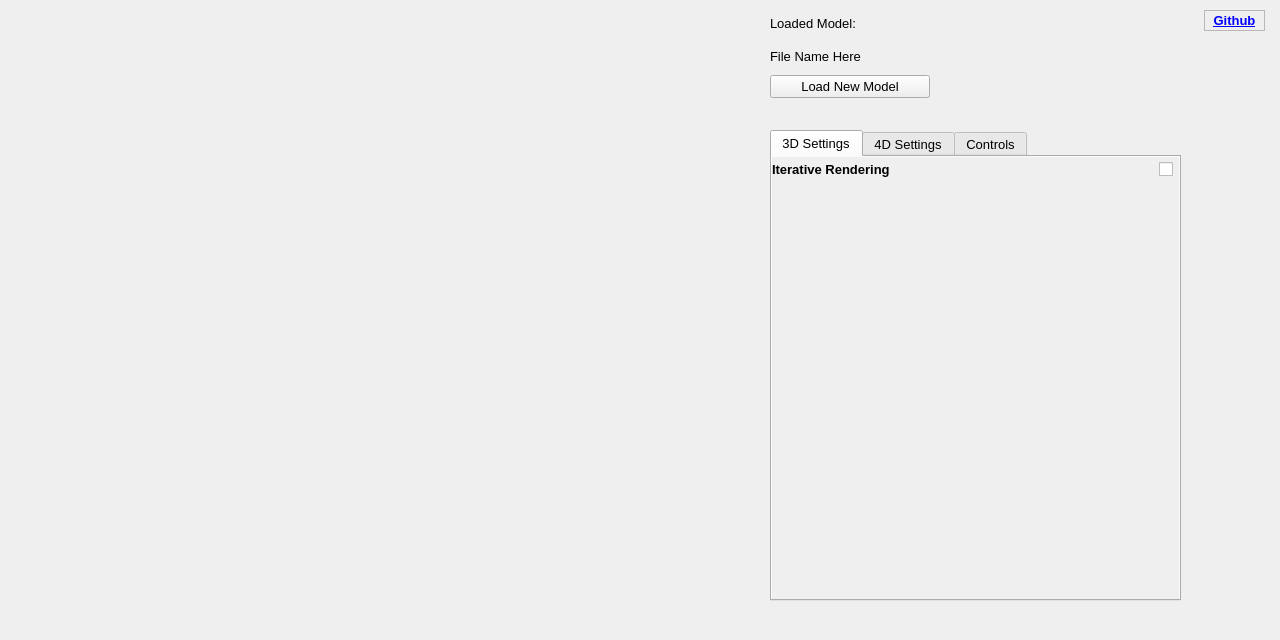
<?xml version="1.0" encoding="UTF-8"?>
<ui version="4.0">
 <class>Viewport</class>
 <widget class="QWidget" name="Viewport">
  <property name="geometry">
   <rect>
    <x>0</x>
    <y>0</y>
    <width>1280</width>
    <height>640</height>
   </rect>
  </property>
  <property name="font">
   <font>
    <pointsize>10</pointsize>
   </font>
  </property>
  <property name="windowTitle">
   <string>Form</string>
  </property>
  <widget class="QWidget" name="gridLayoutWidget">
   <property name="geometry">
    <rect>
     <x>0</x>
     <y>0</y>
     <width>741</width>
     <height>601</height>
    </rect>
   </property>
   <layout class="QGridLayout" name="gridLayout"/>
  </widget>
  <widget class="QTabWidget" name="tabWidget">
   <property name="geometry">
    <rect>
     <x>770</x>
     <y>130</y>
     <width>411</width>
     <height>471</height>
    </rect>
   </property>
   <property name="font">
    <font>
     <pointsize>10</pointsize>
    </font>
   </property>
   <property name="autoFillBackground">
    <bool>true</bool>
   </property>
   <property name="currentIndex">
    <number>0</number>
   </property>
   <widget class="QWidget" name="tab3D">
    <property name="autoFillBackground">
     <bool>true</bool>
    </property>
    <attribute name="title">
     <string>3D Settings</string>
    </attribute>
    <widget class="QWidget" name="formLayoutWidget_3">
     <property name="geometry">
      <rect>
       <x>0</x>
       <y>0</y>
       <width>401</width>
       <height>541</height>
      </rect>
     </property>
     <layout class="QFormLayout" name="formLayout3D">
      <property name="topMargin">
       <number>5</number>
      </property>
      <item row="0" column="0">
       <widget class="QLabel" name="label_3">
        <property name="font">
         <font>
          <pointsize>10</pointsize>
          <weight>75</weight>
          <bold>true</bold>
         </font>
        </property>
        <property name="text">
         <string>Iterative Rendering</string>
        </property>
       </widget>
      </item>
      <item row="0" column="1">
       <widget class="QCheckBox" name="iterativeRenderCheckBox">
        <property name="sizePolicy">
         <sizepolicy hsizetype="Minimum" vsizetype="Fixed">
          <horstretch>0</horstretch>
          <verstretch>0</verstretch>
         </sizepolicy>
        </property>
        <property name="layoutDirection">
         <enum>Qt::RightToLeft</enum>
        </property>
        <property name="text">
         <string/>
        </property>
       </widget>
      </item>
     </layout>
    </widget>
   </widget>
   <widget class="QWidget" name="tab4D">
    <property name="autoFillBackground">
     <bool>true</bool>
    </property>
    <attribute name="title">
     <string>4D Settings</string>
    </attribute>
    <widget class="QWidget" name="formLayoutWidget_2">
     <property name="geometry">
      <rect>
       <x>0</x>
       <y>0</y>
       <width>401</width>
       <height>541</height>
      </rect>
     </property>
     <layout class="QFormLayout" name="formLayout4D">
      <property name="topMargin">
       <number>5</number>
      </property>
      <item row="0" column="0">
       <widget class="QLabel" name="label_2">
        <property name="font">
         <font>
          <pointsize>10</pointsize>
          <weight>75</weight>
          <bold>true</bold>
         </font>
        </property>
        <property name="text">
         <string>Unused</string>
        </property>
       </widget>
      </item>
      <item row="0" column="1">
       <widget class="QSlider" name="unused4DSlider">
        <property name="layoutDirection">
         <enum>Qt::LeftToRight</enum>
        </property>
        <property name="minimum">
         <number>-2000</number>
        </property>
        <property name="maximum">
         <number>2000</number>
        </property>
        <property name="orientation">
         <enum>Qt::Horizontal</enum>
        </property>
        <property name="tickPosition">
         <enum>QSlider::TicksBelow</enum>
        </property>
        <property name="tickInterval">
         <number>1000</number>
        </property>
       </widget>
      </item>
     </layout>
    </widget>
   </widget>
   <widget class="QWidget" name="controlsTab">
    <attribute name="title">
     <string>Controls</string>
    </attribute>
    <widget class="QPlainTextEdit" name="plainTextEdit">
     <property name="geometry">
      <rect>
       <x>0</x>
       <y>0</y>
       <width>401</width>
       <height>541</height>
      </rect>
     </property>
     <property name="acceptDrops">
      <bool>false</bool>
     </property>
     <property name="autoFillBackground">
      <bool>true</bool>
     </property>
     <property name="readOnly">
      <bool>true</bool>
     </property>
     <property name="plainText">
      <string>Escape: Toggle viewport mouse focus
WASD: Move horizontally
Space: Move up
Shift: Move down
MWheel: Change field of view</string>
     </property>
    </widget>
   </widget>
  </widget>
  <widget class="QLabel" name="githubLink">
   <property name="geometry">
    <rect>
     <x>1204</x>
     <y>10</y>
     <width>61</width>
     <height>21</height>
    </rect>
   </property>
   <property name="font">
    <font>
     <underline>false</underline>
    </font>
   </property>
   <property name="autoFillBackground">
    <bool>true</bool>
   </property>
   <property name="frameShape">
    <enum>QFrame::StyledPanel</enum>
   </property>
   <property name="lineWidth">
    <number>1</number>
   </property>
   <property name="midLineWidth">
    <number>1</number>
   </property>
   <property name="text">
    <string>&lt;html&gt;&lt;head/&gt;&lt;body&gt;&lt;p&gt;&lt;a href=&quot;https://github.com/Luminic/NWAPW_RayTracer&quot;&gt;&lt;span style=&quot; font-weight:600; text-decoration: underline; color:#0000ff;&quot;&gt;Github&lt;/span&gt;&lt;/a&gt;&lt;/p&gt;&lt;/body&gt;&lt;/html&gt;</string>
   </property>
   <property name="alignment">
    <set>Qt::AlignCenter</set>
   </property>
   <property name="openExternalLinks">
    <bool>true</bool>
   </property>
   <property name="textInteractionFlags">
    <set>Qt::TextBrowserInteraction</set>
   </property>
  </widget>
  <widget class="QWidget" name="verticalLayoutWidget">
   <property name="geometry">
    <rect>
     <x>770</x>
     <y>10</y>
     <width>160</width>
     <height>88</height>
    </rect>
   </property>
   <layout class="QVBoxLayout" name="modelFileVerticalLayout">
    <item>
     <widget class="QLabel" name="label">
      <property name="text">
       <string>Loaded Model:</string>
      </property>
     </widget>
    </item>
    <item>
     <widget class="QLabel" name="modelLabel">
      <property name="text">
       <string>File Name Here</string>
      </property>
     </widget>
    </item>
    <item>
     <widget class="QPushButton" name="fileButton">
      <property name="text">
       <string>Load New Model</string>
      </property>
     </widget>
    </item>
   </layout>
  </widget>
 </widget>
 <resources/>
 <connections/>
</ui>
